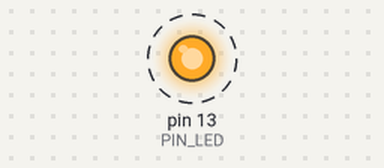
The sketch below on a simulated Arduino Uno, built with avr-gcc and run on an emulated ATmega328P. On the bench: output pins drawn as LEDs (lit = HIGH). Dashed ring = blinking. What the sketch prints to the serial monitor is not drawn.

Above: at 0.5 s.
Timing chart, 0 to 4.6 s (numbered marks = the images above):
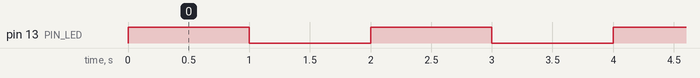

Measured:
- by itself, pin 13 (PIN_LED): alternates HIGH for 1.0 s and LOW for 1.0 s

The sketch:

04_example_3.ino
```cpp
#define PIN_LED 13
unsigned int count, toggle;

void setup() {
  pinMode(PIN_LED, OUTPUT);
  Serial.begin(115200);
  while (!Serial) {
    ; //
  }
  Serial.println("Hello World!");
  count = toggle =0;
  digitalWrite(PIN_LED, toggle); //
}

void loop() {
  // put your main code here, to run repeatedly:
  Serial.println(++count);
  toggle = toggle_state(count); // toggle LED value.
  digitalWrite(PIN_LED, toggle); //
  delay(1000); //
}

int toggle_state(int a)  {
  if(a % 2 == 1)  {
    return 1;
  }
  if(a % 2 == 0)  {
    return 0;
  }
}
```
